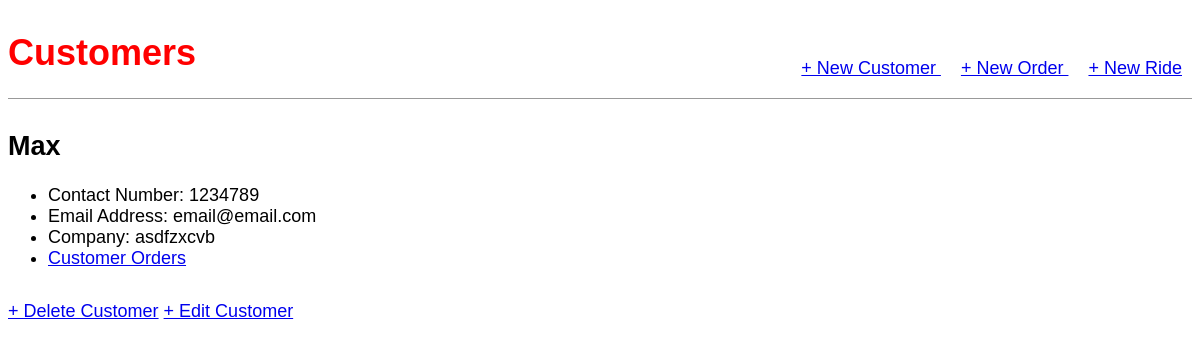
The app's page /customer/1/ with its own data.
### orders/models.py (models this page shows, shortened)
class Customer(models.Model):
    customer_name = models.CharField(max_length=100)
    customer_phone_number = models.CharField(max_length=10)
    customer_email = models.EmailField()
    customer_business_name = models.CharField(max_length=200)

### orders/views.py (the view)
# urls.py: path('customer/<int:pk>/', views.CustomerDetailView.as_view(), name='customer_detail'),
class CustomerDetailView(DetailView):
    model = Customer
    template_name = 'customer_detail.html'

### templates/customer_detail.html
{% extends 'base.html' %}
{% block content %}
<div class="post-entry">
    <h2>{{ customer.customer_name }}</h2>
    <ul>
        <li>Contact Number: {{ customer.customer_phone_number }}</li>
        <li>Email Address: {{ customer.customer_email }}</li>
        <li>Company: {{ customer.customer_business_name }}</li>
        <li><a href="{% url 'customer_orders' customer.pk %}">Customer Orders</a></li>
    </ul>
</div>
<a href="{% url 'customer_delete' customer.pk %}">+ Delete Customer</a>
<a href="{% url 'customer_edit' customer.pk %}">+ Edit Customer</a>
{% endblock content %}

### static/css/base.css (style rules this page uses)
body { font-family: 'Source Sans Pro', sans-serif; font-size: 18px; }
.post-entry { margin-bottom: 2rem; }
.post-entry h2 { margin: .5 rem 0; }

### records on screen
Customer: customer_name "Max", customer_phone_number "1234789", customer_email "email@email.com", customer_business_name "asdfzxcvb"
